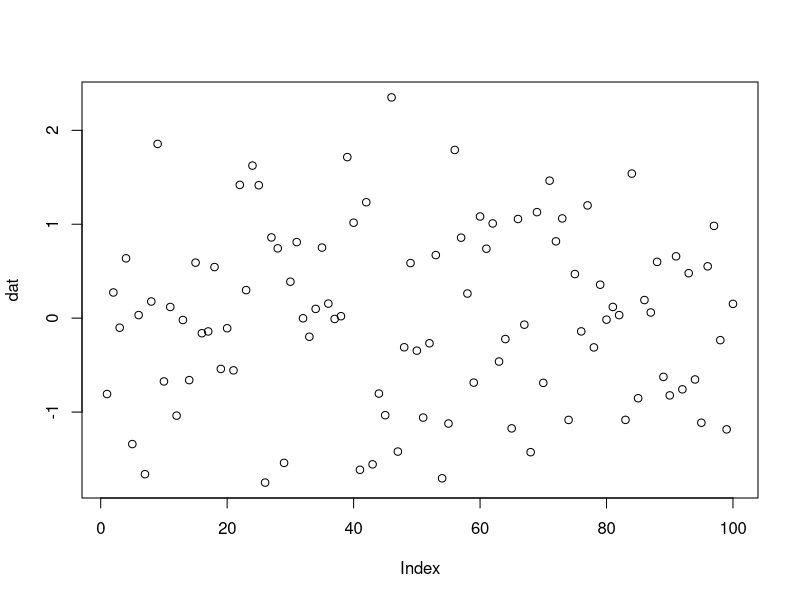
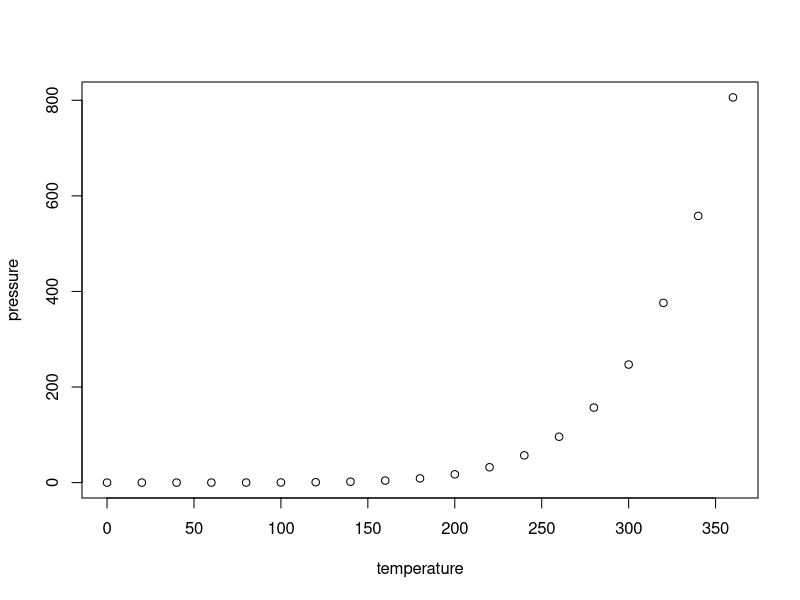

These figures' R source, in order:
## ---- chunk 1
knitr::opts_chunk$set(echo = TRUE)
#packages
library(dplyr)
library(ggplot2)
library(data.table)
library(sf)
## ---- chunk 2
#rappel pour insérer du code dans un document markdown
dat<-rnorm(100)
plot(dat)
## ---- chunk 3
#rappel pour insérer du code dans un document markdown
dat<-rnorm(100)
knitr::kable(data.frame(moyenne=mean(dat),variance=var(dat)))
## ---- chunk 4
summary(cars)
## ---- chunk 5
plot(pressure)
